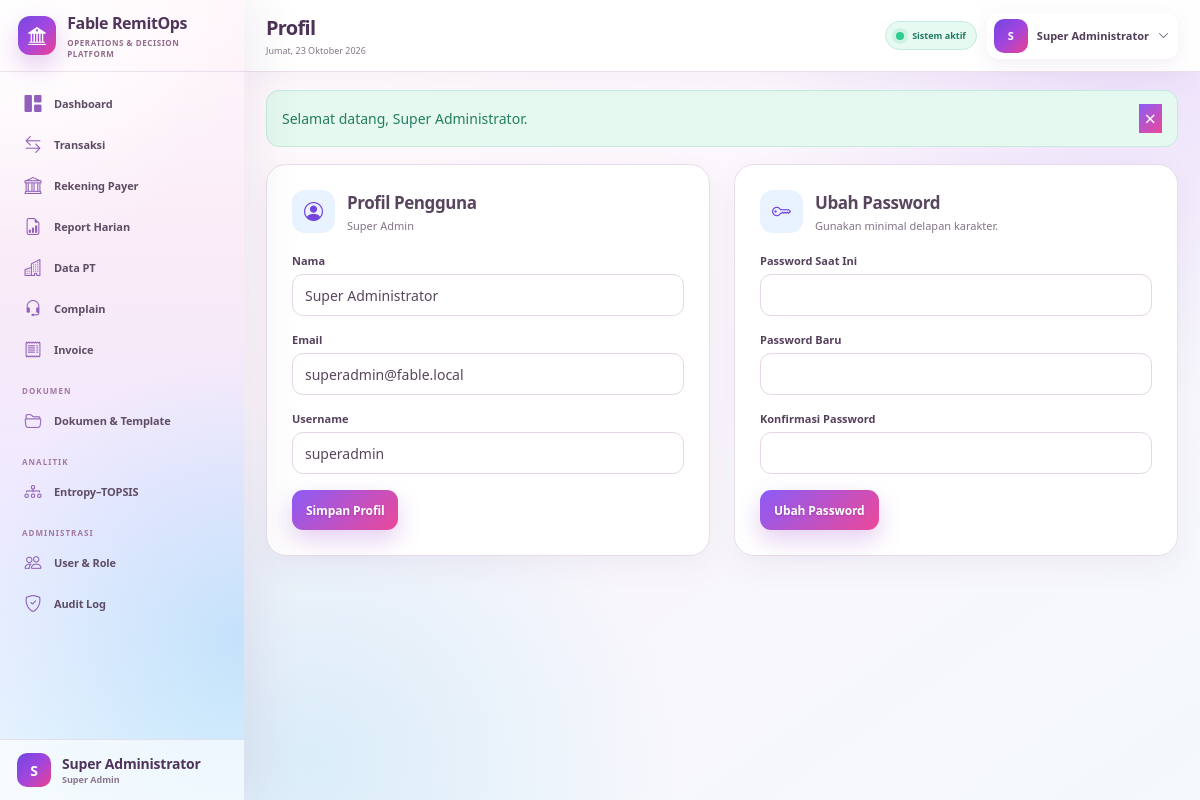
/public/profile (signed in), run on the app's committed database.
### tables this page shows
CREATE TABLE `users` (
  `id` bigint(20) UNSIGNED NOT NULL,
  `role_id` bigint(20) UNSIGNED NOT NULL,
  `name` varchar(150) NOT NULL,
  `username` varchar(80) NOT NULL,
  `email` varchar(190) NOT NULL,
  `password` varchar(255) NOT NULL,
  `transaction_team` tinyint(3) UNSIGNED DEFAULT NULL,
  `is_active` tinyint(1) NOT NULL DEFAULT 1,
  `must_change_password` tinyint(1) NOT NULL DEFAULT 1,
  `last_login_at` datetime DEFAULT NULL,
  `created_at` datetime NOT NULL DEFAULT current_timestamp(),
  `updated_at` datetime NOT NULL DEFAULT current_timestamp() ON UPDATE current_timestamp()
);

CREATE TABLE `roles` (
  `id` bigint(20) UNSIGNED NOT NULL,
  `code` varchar(50) NOT NULL,
  `name` varchar(100) NOT NULL,
  `description` varchar(255) DEFAULT NULL,
  `created_at` datetime NOT NULL DEFAULT current_timestamp()
);

### app/Views/profile/index.php (the view)
<div class="row g-4"><div class="col-xl-6"><div class="form-card"><div class="section-title"><i class="bi bi-person-circle"></i><div><h3>Profil Pengguna</h3><p><?= e($user['role_name']) ?></p></div></div><form method="post" action="<?= url('/profile') ?>"><?= csrf_field().method_field('PUT') ?><div class="mb-3"><label class="form-label">Nama</label><input class="form-control" name="name" value="<?= e($user['name']) ?>" required></div><div class="mb-3"><label class="form-label">Email</label><input type="email" class="form-control" name="email" value="<?= e($user['email']) ?>" required></div><div class="mb-3"><label class="form-label">Username</label><input class="form-control" value="<?= e($user['username']) ?>" disabled></div><button class="btn btn-primary">Simpan Profil</button></form></div></div><div class="col-xl-6"><div class="form-card"><div class="section-title"><i class="bi bi-key"></i><div><h3>Ubah Password</h3><p>Gunakan minimal delapan karakter.</p></div></div><form method="post" action="<?= url('/profile/password') ?>"><?= csrf_field().method_field('PUT') ?><div class="mb-3"><label class="form-label">Password Saat Ini</label><input type="password" class="form-control" name="current_password" required></div><div class="mb-3"><label class="form-label">Password Baru</label><input type="password" class="form-control" name="new_password" required></div><div class="mb-3"><label class="form-label">Konfirmasi Password</label><input type="password" class="form-control" name="new_password_confirmation" required></div><button class="btn btn-primary">Ubah Password</button></form></div></div></div>

### app/Core/Router.php (shortened to what the rows shown need)
<?php
final class Router
{
    private array $routes = [];
    private function add(string $method, string $path, array $handler): void
    {
        $this->routes[] = compact('method', 'path', 'handler');
    }
    public function dispatch(): void
    {
        $method = strtoupper($_POST['_method'] ?? $_SERVER['REQUEST_METHOD'] ?? 'GET');
        $requestPath = parse_url($_SERVER['REQUEST_URI'] ?? '/', PHP_URL_PATH) ?: '/';
        $basePath = parse_url((string) App::config('app.url'), PHP_URL_PATH) ?: '';
        if ($basePath !== '' && str_starts_with($requestPath, $basePath)) {
            $requestPath = substr($requestPath, strlen($basePath)) ?: '/';
        }
        $requestPath = '/' . ltrim($requestPath, '/');
        $requestPath = $requestPath !== '/' ? rtrim($requestPath, '/') : '/';
        foreach ($this->routes as $route) {
            if ($route['method'] !== $method) {
                continue;
            }
            $pattern = preg_replace('#\{([a-zA-Z_][a-zA-Z0-9_]*)\}#', '(?P<$1>[^/]+)', $route['path']);
            if (preg_match('#^' . $pattern . '$#', $requestPath, $matches)) {
                $params = array_filter($matches, 'is_string', ARRAY_FILTER_USE_KEY);
                [$class, $action] = $route['handler'];
                $controller = new $class();
                $controller->{$action}(...array_values($params));
                return;
            }
        }
    }
}

### app/Views/partials/sidebar.php (shortened to what the rows shown need)
<?php
$path = parse_url(
    $_SERVER['REQUEST_URI'] ?? '/',
    PHP_URL_PATH
) ?: '/';
$currentUser = auth_user() ?? [];
$currentRole = (string) ($currentUser['role_code'] ?? '');
$documentRoles = [
    'super_admin',
    'superadmin',
    'supervisor',
    'admin_invoice',
    'invoice',
    'admin_complain',
    'complain',
];
$canOpenDocuments = in_array(
    $currentRole,
    $documentRoles,
    true
);
$active = static function (bool $condition): string {
    return $condition ? 'active' : '';
};
$isDashboard = $path === parse_url(url('/'), PHP_URL_PATH);
$isTransactions = str_contains($path, '/transactions');
$isPayerAccounts = str_contains($path, '/payer-accounts');
$isReports = str_contains($path, '/reports');
$isCompanies = str_contains($path, '/companies');
$isComplaints = str_contains($path, '/complaints');
$isInvoices = str_contains($path, '/invoices');
$isDocuments = str_contains($path, '/documents')
    || str_contains($path, '/document_templates.php')
    || str_contains($path, '/document_template_manager.php')
    || str_contains($path, '/invoice_templates.php')
    || str_contains($path, '/standing_instruction_7.php');
$isAnalysis = str_contains($path, '/analysis');
$isUsers = str_contains($path, '/users');
$isAudit = str_contains($path, '/audit');
$userName = trim(
    (string) ($currentUser['name'] ?? 'Pengguna')
);
$userInitial = strtoupper(
    substr($userName, 0, 1)
);
$userRoleName = trim(
    (string) (
        $currentUser['role_name']
        ?? $currentRole
        ?: 'Pengguna Sistem'
    )
);
?>
<aside
    class="sidebar"
    id="sidebar"
    aria-label="Navigasi utama"
>
    <div class="brand">
        <div class="brand-mark">
            <i class="bi bi-bank2"></i>
        </div>
        <div>
            <strong>
                Fable RemitOps
            </strong>
            <small>
                Operations &amp; Decision Platform
            </small>
        </div>
    </div>
    <nav class="sidebar-nav">
        <a
            class="nav-item <?= $active($isDashboard) ?>"
            href="<?= url('/') ?>"
            <?= $isDashboard
                ? 'aria-current="page"'
                : ''
            ?>
        >
            <i class="bi bi-grid-1x2-fill"></i>
            <span>Dashboard</span>
        </a>
        <?php if (can('transaction.view')): ?>
            <a
                class="nav-item <?= $active($isTransactions) ?>"
                href="<?= url('/transactions') ?>"
                <?= $isTransactions
                    ? 'aria-current="page"'
                    : ''
                ?>
            >
                <i class="bi bi-arrow-left-right"></i>
                <span>Transaksi</span>
            </a>
        <?php endif; ?>
        <?php if (can('payer_account.view')): ?>
            <a
                class="nav-item <?= $active($isPayerAccounts) ?>"
                href="<?= url('/payer-accounts') ?>"
                <?= $isPayerAccounts
                    ? 'aria-current="page"'
                    : ''
                ?>
            >
                <i class="bi bi-bank"></i>
                <span>Rekening Payer</span>
            </a>
        <?php endif; ?>
        <?php if (can('report.view')): ?>
            <a
                class="nav-item <?= $active($isReports) ?>"
                href="<?= url('/reports') ?>"
                <?= $isReports
                    ? 'aria-current="page"'
                    : ''
                ?>
            >
                <i class="bi bi-file-earmark-bar-graph"></i>
                <span>Report Harian</span>
            </a>
        <?php endif; ?>
        <?php if (can('company.view')): ?>
            <a
                class="nav-item <?= $active($isCompanies) ?>"
                href="<?= url('/companies') ?>"
                <?= $isCompanies
                    ? 'aria-current="page"'
                    : ''
                ?>
            >
                <i class="bi bi-buildings"></i>
                <span>Data PT</span>
            </a>
        <?php endif; ?>
        <?php if (can('complaint.view')): ?>
            <a
                class="nav-item <?= $active($isComplaints) ?>"
                href="<?= url('/complaints') ?>"
                <?= $isComplaints
                    ? 'aria-current="page"'
                    : ''
                ?>
            >
                <i class="bi bi-headset"></i>
                <span>Complain</span>
            </a>
        <?php endif; ?>
        <?php if (can('invoice.view')): ?>
            <a
                class="nav-item <?= $active($isInvoices) ?>"
                href="<?= url('/invoices') ?>"
                <?= $isInvoices
                    ? 'aria-current="page"'
                    : ''
                ?>
            >
                <i class="bi bi-receipt"></i>
                <span>Invoice</span>
            </a>
        <?php endif; ?>
        <?php if ($canOpenDocuments): ?>
            <div class="nav-label">
                DOKUMEN
            </div>
            <a
                class="nav-item <?= $active($isDocuments) ?>"
                href="<?= url('/documents') ?>"
                <?= $isDocuments
                    ? 'aria-current="page"'
                    : ''
                ?>
            >
                <i class="bi bi-folder2-open"></i>
                <span>
                    Dokumen &amp; Template
                </span>
            </a>
        <?php endif; ?>
        <?php if (can('analysis.view')): ?>
            <div class="nav-label">
                ANALITIK
            </div>
            <a
                class="nav-item <?= $active($isAnalysis) ?>"
                href="<?= url('/analysis') ?>"
                <?= $isAnalysis
                    ? 'aria-current="page"'
                    : ''
                ?>
            >
                <i class="bi bi-diagram-3"></i>
                <span>
                    Entropy–TOPSIS
                </span>
            </a>
        <?php endif; ?>
        <?php if (
            can('user.manage')
            || can('audit.view')
        ): ?>
            <div class="nav-label">
                ADMINISTRASI
            </div>
        <?php endif; ?>
        <?php if (can('user.manage')): ?>
            <a
                class="nav-item <?= $active($isUsers) ?>"
                href="<?= url('/users') ?>"
                <?= $isUsers
                    ? 'aria-current="page"'
                    : ''
                ?>
            >
                <i class="bi bi-people"></i>
                <span>User &amp; Role</span>
            </a>
        <?php endif; ?>
        <?php if (can('audit.view')): ?>
            <a
                class="nav-item <?= $active($isAudit) ?>"
                href="<?= url('/audit') ?>"
                <?= $isAudit
                    ? 'aria-current="page"'
                    : ''
                ?>
            >
                <i class="bi bi-shield-check"></i>
                <span>Audit Log</span>
            </a>
        <?php endif; ?>
    </nav>
    <div class="sidebar-footer">
        <div class="avatar-sm">
            <?= e($userInitial) ?>
        </div>
        <div class="min-w-0">
            <strong
                class="text-truncate d-block"
            >
                <?= e($userName) ?>
            </strong>
            <small>
                <?= e($userRoleName) ?>
            </small>
        </div>
    </div>
</aside>

### app/Views/partials/topbar.php (shortened to what the rows shown need)
<?php
$dayNames = [
    1 => 'Senin',
    2 => 'Selasa',
    3 => 'Rabu',
    4 => 'Kamis',
    5 => 'Jumat',
    6 => 'Sabtu',
    7 => 'Minggu',
];
$monthNames = [
    1 => 'Januari',
    2 => 'Februari',
    3 => 'Maret',
    4 => 'April',
    5 => 'Mei',
    6 => 'Juni',
    7 => 'Juli',
    8 => 'Agustus',
    9 => 'September',
    10 => 'Oktober',
    11 => 'November',
    12 => 'Desember',
];
$todayLabel = (
    $dayNames[(int) date('N')] ?? ''
)
    . ', '
    . date('d')
    . ' '
    . (
        $monthNames[(int) date('n')]
        ?? ''
    )
    . ' '
    . date('Y');
$currentUser = auth_user() ?? [];
$currentName = trim(
    (string) (
        $currentUser['name']
        ?? 'Pengguna'
    )
);
$initial = strtoupper(
    substr(
        $currentName,
        0,
        1
    )
);
?>
<header
    class="topbar"
    id="appTopbar"
>
    <div class="d-flex align-items-center gap-3">
        <div class="topbar-title">
            <h1>
                <?= e(
                    $title
                    ?? 'Dashboard'
                ) ?>
            </h1>
            <p>
                <?= e($todayLabel) ?>
            </p>
        </div>
    </div>
    <div class="topbar-actions">
        <span class="connection-pill">
            <span></span>
            Sistem aktif
        </span>
        <div
            class="dropdown"
            data-dropdown
        >
            <button
                class="user-menu"
                type="button"
                data-dropdown-toggle
                aria-expanded="false"
            >
                <div class="avatar-sm">
                    <?= e($initial) ?>
                </div>
                <span class="user-menu-name">
                    <?= e($currentName) ?>
                </span>
                <i class="bi bi-chevron-down"></i>
            </button>
        </div>
    </div>
</header>

### data on the page
users: name "S", name "Super Administrator", role.name "Super Admin", email "superadmin@fable.local", username "superadmin"

### other printed values
$flashMessage "Selamat datang, Super Administrator."
